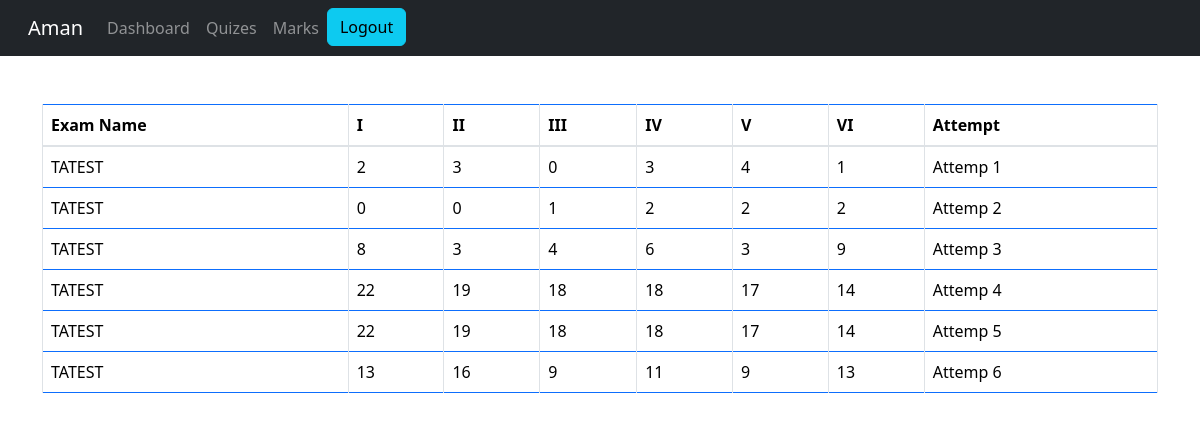
/student/check-marks/8 (signed in), run on an earlier commit of the app's database.
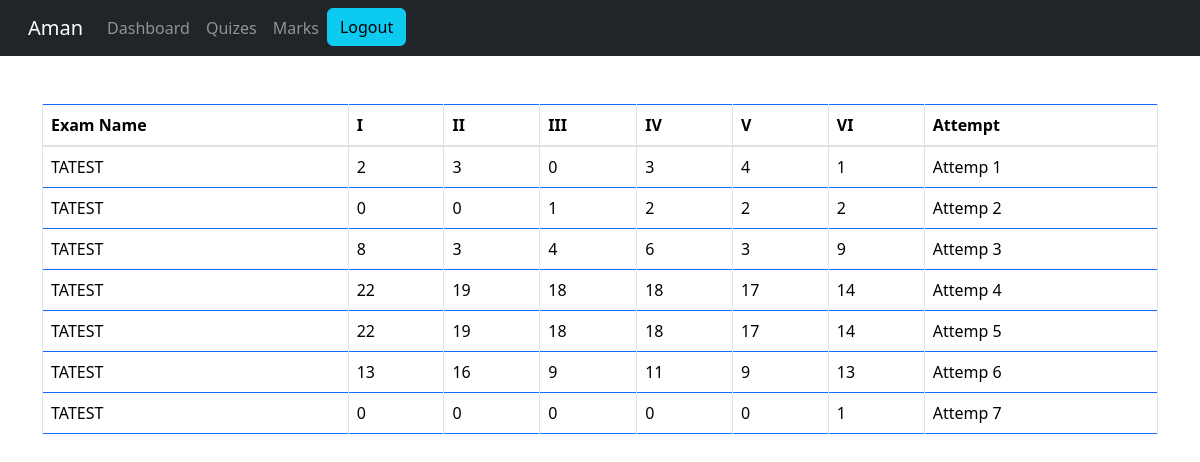
And on a later commit of the database.
### tatest/models.py (models this page shows)
class Result_ta(models.Model):
    student = models.ForeignKey(Student, on_delete=models.CASCADE)
    exam = models.ForeignKey(Course, on_delete=models.CASCADE)
    marks = models.PositiveIntegerField()
    date = models.DateTimeField(auto_now=True)
    category_I = models.PositiveIntegerField(default=0)
    category_II = models.PositiveIntegerField(default=0)
    category_III = models.PositiveIntegerField(default=0)
    category_IV = models.PositiveIntegerField(default=0)
    category_V = models.PositiveIntegerField(default=0)
    category_VI = models.PositiveIntegerField(default=0)

### quiz/models.py (models this page shows)
class Course(models.Model):
   course_name = models.CharField(max_length=50)
   question_number = models.PositiveIntegerField()
   total_marks = models.PositiveIntegerField()
   def __str__(self):
        return self.course_name

### student/views.py (the view)
# urls.py: path('check-marks/<int:pk>', views.check_marks_view,name='check-marks'),
@login_required(login_url='studentlogin')
@user_passes_test(is_student)
def check_marks_view(request,pk):
    course=QMODEL.Course.objects.get(id=pk)
    student = models.Student.objects.get(user_id=request.user.id)
    if course.course_name == 'MBTI':
        mresults= MModel.Result_mbti.objects.all().filter(exam=course).filter(student=student)
        return render(request,'student/check_marks_mbti.html',{'mresults' :mresults})
    elif course.course_name == 'TATEST':
        tresults= TModel.Result_ta.objects.all().filter(exam=course).filter(student=student)
        return render(request,'student/check_marks_tatest.html',{'tresults' :tresults})
    elif course.course_name == 'Interpersonal Relationship Questionnaire':
        t2results = Model2.result_t2.objects.all().filter(exam=course).filter(student=student)
        return render(request, 'student/check_marks_test2.html', {'t2results' :t2results})

### student/views.py (called while the page is built)
def is_student(user):
    return user.groups.filter(name='STUDENT').exists()

### student/templates/student/check_marks_tatest.html (shortened to what this page needs)
{% extends 'student/studentbase.html' %}
{% block content %}
<head>
    <link href="http://netdna.bootstrapcdn.com/bootstrap/4.0.0-beta/css/bootstrap.min.css" rel="stylesheet">
    <link rel="stylesheet" href="https://maxcdn.bootstrapcdn.com/bootstrap/4.4.1/css/bootstrap.min.css">
    <link href="https://maxcdn.bootstrapcdn.com/font-awesome/4.3.0/css/font-awesome.min.css" rel="stylesheet">
    <link href="https://cdn.jsdelivr.net/npm/bootstrap@5.3.1/dist/css/bootstrap.min.css" rel="stylesheet">
  </head>
<br><br>
<div class="container">
  <table class="table table-bordered border-primary">
<thead>
  <tr>
    <th>Exam Name</th>
    <th>I</th>
    <th>II</th>
    <th>III</th>
    <th>IV</th>
    <th>V</th>
    <th>VI</th>
    <th>Attempt</th>
  </tr>
</thead>
<tbody>
{% for t in tresults %}
<tr>
  <td> {{t.exam}}</td>
  <td>{{ t.category_I }}</td>
  <td>{{ t.category_II }}</td>
  <td>{{ t.category_III }}</td>
  <td>{{ t.category_IV }}</td>
  <td>{{ t.category_V }}</td>
  <td>{{ t.category_VI }}</td>
  <td>Attemp {{ forloop.counter }}</td>
</tr>
{% endfor %}
</tbody>
  </table>
</div>
{% endblock content %}

What changed in the data, as far as the page shows it:
added Result_ta: exam "TATEST", category_I "0", category_II "0", category_III "0", category_IV "0", category_V "0", category_VI "1"
